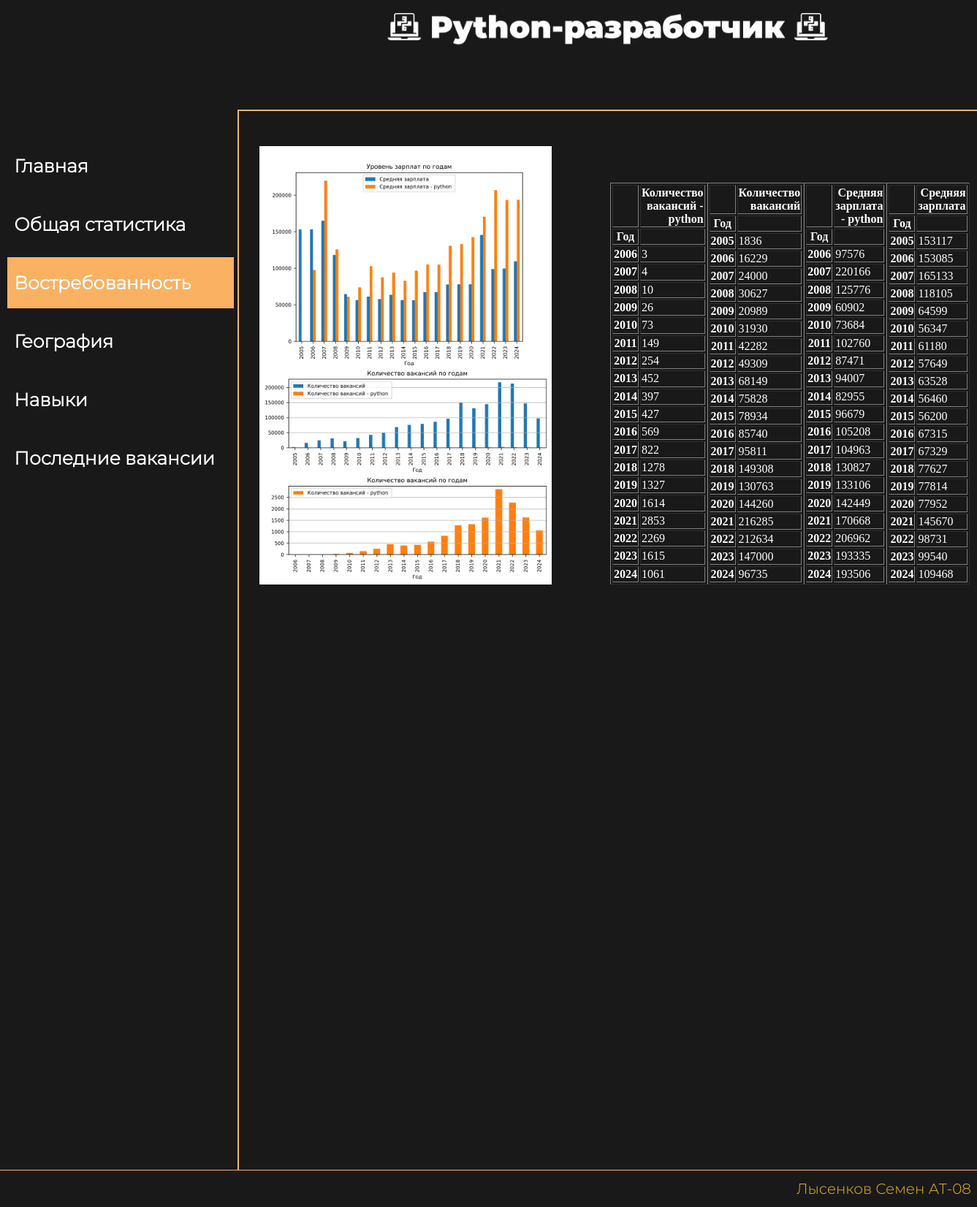
/demend/, run on the app's committed database.
### django_vacancies_statistics/vacancy_python/models.py (models this page shows)
class Demand(models.Model):
    salary_graph = models.ImageField(upload_to='images_db/%Y/%m/%d', verbose_name='График уровня зарплат')
    vacancy_graph = models.ImageField(upload_to='images_db/%Y/%m/%d', verbose_name='График количества вакансий')
    table = models.TextField(verbose_name='Таблица востребованности')

### django_vacancies_statistics/vacancy_python/views.py (the view)
# urls.py: path('demend/', demand_page, name='demend'),
def demand_page(request):
    return render_page(request, Demand, 'Demend.html')

### django_vacancies_statistics/vacancy_python/views.py (called while the page is built)
def render_page(request, model, template_name):
    content = model.objects.all()
    return render(request, template_name, {'context': content})

### django_vacancies_statistics/templates/Demend.html (shortened to what this page needs)
{% load static %}
<!DOCTYPE html>
<html lang="ru">
<head>
    <link rel="stylesheet" href="{% static "css/styles.css" %}">
</head>
<body>
<header>
    <div class="name">
        <img src="{% static 'images/logotip.png' %}" class="logo"/>
    </div>
</header>
<main>
    <div class="body">
        <div class="navigation" style="height: 1500px;">
            <nav>
                <ul>
                    <li><div><a href="/">Главная</a></div></li>
                    <li><div><a href={% url 'all' %}>Общая статистика</a></div></li>
                    <li><div style="background-color: #FAB162;"><a style="color: #FFFFFF !important;" href={% url 'demend' %}>Востребованность</a></div></li>
                    <li><div><a href={% url 'geography' %}>География</a></div></li>
                    <li><div><a href={% url 'skills' %}>Навыки</a></div></li>
                    <li><div><a href={% url 'lastVacancy' %}>Последние вакансии</a></div></li>
                </ul>
            </nav>
        </div>
        <div class="home_text" style="top: 200px">
          {% for data in context %}
          <img class="demand_graph_1" src="{{ data.salary_graph.url }}"/>
          <img class="demand_graph_2" src="{{ data.vacancy_graph.url }}"/>
          <div class="tables">
              {{ data.table|safe }}
          </div>
      {% endfor %}
        </div>
    </div>
</main>
<footer>
  <p>Лысенков Семен АТ-08</p>
</footer>
</body>
</html>

### django_vacancies_statistics/static/css/styles.css (style rules this page uses)
html, body { padding: 0; margin: 0; background-color: #191919; }
header { position: absolute; width: calc(100% - 325px); left: 325px; height: 150px; z-index: 99999999999999999; background: #191919; border-right: 2px solid #FAB162; border-bottom: 2px solid #FAB162; }
footer { position: fixed; width: 100%; height: 50px; text-wrap: normal; left: 0; bottom: 0; display: flex; z-index: 10000000000000; flex-direction: column; justify-content: center; align-items: flex-end; background: #191919; border-top: 1px solid #FAB162 }
footer p { color: #F1B814; margin: 8px; font-family: "Montserrat-Light"; font-size: 20px; font-style: normal; font-weight: 100; line-height: normal; }
a { color: #F64C72 !important; text-decoration: none }
.logo { width: 609px; margin-top: 1%; }
.name { align-self: center; width: 100%; height: 100px; left: 550px; top: 35px; font-family: 'Montserrat-Light'; font-style: normal; font-weight: 700; font-size: 40px; line-height: 51px; text-align: center; justify-content: center; color: #17203D; text-shadow: 2px 4px 4px rgba(0, 0, 0, 0.25); }
.navigation { justify-content: center; align-items: center; position: absolute; width: 325px; height: 100%; left: 0px; top: 150px; z-index: 9999999999999999; border-right: 2px solid #FAB162; border-bottom: 2px solid #FAB162; }
.navigation ul { text-align: left; list-style: none; padding-top: 5%; align-self: center; }
.navigation li { margin: 10px -30px; font-family: "Montserrat-Light"; font-size: 25px; font-weight: bold; }
.navigation li div { width: 310px; height: 70px; display: flex; align-items: center; }
.navigation li a { color: #fff !important; margin-left: 3%; }
.home_text { position: absolute; left: 335px; top: 140px; }
.demand_graph_1 { width: 400px; height: 300px; position: absolute; left: 20px; top: 0px; }
.demand_graph_2 { width: 400px; height: 300px; left: 20px; position: absolute; top: 300px }
.tables { display: flex; flex-direction: row; justify-content: flex-start; position: absolute; left: 500px; top: 50px }
.tables table { color: #FFFFFF; }

### data on the page
Demand: salary_graph (picture), vacancy_graph (picture), table "Количество вакансий - python Год 2006 3 2007 4 2008 10 2009 26 2010 73 2011 149 2012 254 2013 452 2014 397 2015 427 2016 569 2017 822 2018 1278 2019 1327 2020 1614 2021 2853 2022 2269 2023 1615 2024 1061 Количество вакансий Год 2005 1836 2006 16229 2007 24000 2008 30627 2009 20989 2010 31930 2011 42282 2012 49309 2013 68149 2014 75828 2015 78934 2016 85740 2017 95811 2018 149308 2019 130763 2020 144260 2021 216285 2022 212634 2023 147000 2024 96735 Средняя зарплата - python Год 2006 97576 2007 220166 2008 125776 2009 60902 2010 73684 2011 102760 2012 87471 2013 94007 2014 82955 2015 96679 2016 105208 2017 104963 2018 130827 2019 133106 2020 142449 2021 170668 2022 206962 2023 193335 2024…"
